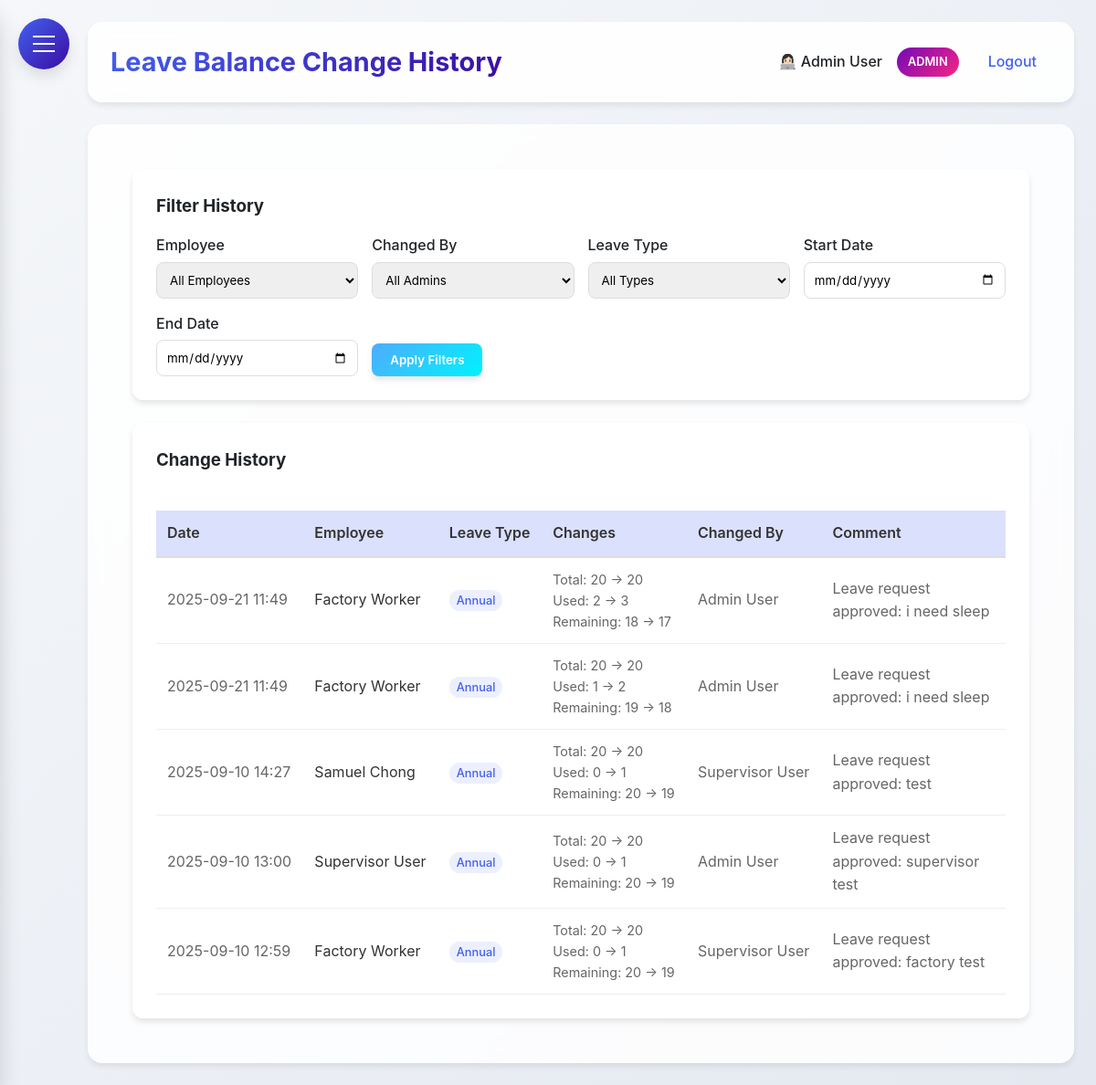
Screenshot of /leave_balance_history (signed in) with the database file from the repository.
### HerculesSystem.py (models this page shows, shortened)
class Employee(UserMixin, db.Model):
    __tablename__ = 'employee'  # Explicitly set to 'employees'
    id = db.Column(db.Integer, primary_key=True)
    username = db.Column(db.String(80), unique=True, nullable=False)
    password = db.Column(db.String(120), nullable=False)
    full_name = db.Column(db.String(120), nullable=False)
    email = db.Column(db.String(120), unique=True, nullable=False)
    nationality = db.Column(db.String(80), nullable=False)
    employee_id = db.Column(db.String(80), unique=True, nullable=False)
    hire_date = db.Column(db.Date)
    is_admin = db.Column(db.Boolean, default=False)
    user_type = db.Column(db.String(20), default='employee')
    last_clock_in = db.Column(db.DateTime)
    last_clock_out = db.Column(db.DateTime)
    last_lunch_start = db.Column(db.DateTime)
    last_lunch_end = db.Column(db.DateTime)
    date_joined = db.Column(db.Date, nullable=True)  # Date when employee joined the company
    basic_salary = db.Column(db.Numeric(10, 2), nullable=True)  # Basic salary
    leave_balances = db.relationship('LeaveBalance', back_populates='employee', lazy=True)

class LeaveBalanceHistory(db.Model):
    id = db.Column(db.Integer, primary_key=True)
    employee_id = db.Column(db.Integer, db.ForeignKey('employee.id'), nullable=False)
    admin_id = db.Column(db.Integer, db.ForeignKey('employee.id'), nullable=False)
    leave_type = db.Column(db.String(20), nullable=False)
    old_total = db.Column(db.Integer, default=0)
    new_total = db.Column(db.Integer, default=0)
    old_used = db.Column(db.Integer, default=0)
    new_used = db.Column(db.Integer, default=0)
    old_remaining = db.Column(db.Integer, default=0)
    new_remaining = db.Column(db.Integer, default=0)
    comment = db.Column(db.Text)
    created_at = db.Column(db.DateTime, default=datetime.utcnow)
    employee = db.relationship('Employee', foreign_keys=[employee_id], backref=db.backref('balance_changes', lazy=True))
    admin = db.relationship('Employee', foreign_keys=[admin_id])

### HerculesSystem.py (the view)
@app.route('/leave_balance_history')
@login_required
def leave_balance_history():
    if current_user.user_type not in ['admin', 'supervisor']:
        flash('You do not have permission to view leave balance history.', 'danger')
        return redirect(url_for('leaves'))
    employee_id = request.args.get('employee_id', '')
    admin_id = request.args.get('admin_id', '')
    leave_type = request.args.get('leave_type', '')
    start_date = request.args.get('start_date', '')
    end_date = request.args.get('end_date', '')
    query = LeaveBalanceHistory.query
    if employee_id:
        query = query.filter(LeaveBalanceHistory.employee_id == employee_id)
    if admin_id:
        query = query.filter(LeaveBalanceHistory.admin_id == admin_id)
    if leave_type:
        query = query.filter(LeaveBalanceHistory.leave_type == leave_type)
    if start_date:
        try:
            start_date_obj = datetime.strptime(start_date, '%d-%m-%y')
            query = query.filter(LeaveBalanceHistory.created_at >= start_date_obj)
        except ValueError:
            pass
    if end_date:
        try:
            end_date_obj = datetime.strptime(end_date, '%d-%m-%y')
            query = query.filter(LeaveBalanceHistory.created_at <= end_date_obj)
        except ValueError:
            pass
    history_records = query.order_by(LeaveBalanceHistory.created_at.desc()).all()
    employees = Employee.query.all()
    admins = Employee.query.filter(Employee.user_type.in_(['admin', 'supervisor'])).all()
    return render_template('leave_balance_history.html',
                         history_records=history_records,
                         employees=employees,
                         admins=admins)

### HerculesSystem.py (called while the page is built)
@app.after_request
def add_security_headers(response):
    response.headers['Permissions-Policy'] = 'geolocation=()'
    return response

@login_manager.user_loader
def load_user(user_id):
    return db.session.get(Employee, int(user_id))

@app.context_processor
def inject_now():
    return {'now': datetime.utcnow()}

@app.before_request
def before_request():
    if request.url.startswith('https://'):
        new_url = request.url.replace('https://', 'http://', 1)
        return redirect(new_url, code=301)

### templates/leave_balance_history.html (shortened to what this page needs)
{% extends "base.html" %}
{% block content %}
<div class="dashboard-container">
    <div class="glass" style="padding: 25px; border-radius: 12px; margin-bottom: 25px;">
        <h3 style="margin-bottom: 15px;">Filter History</h3>
        <form method="GET" action="{{ url_for('leave_balance_history') }}">
            <div style="display: grid; grid-template-columns: repeat(auto-fit, minmax(200px, 1fr)); gap: 15px; align-items: end;">
                <div>
                    <label style="display: block; margin-bottom: 5px; font-weight: 500;">Employee</label>
                    <select name="employee_id" style="width: 100%; padding: 10px; border-radius: 8px; border: 1px solid #ddd;">
                        <option value="">All Employees</option>
                    </select>
                </div>
                <div>
                    <label style="display: block; margin-bottom: 5px; font-weight: 500;">Changed By</label>
                    <select name="admin_id" style="width: 100%; padding: 10px; border-radius: 8px; border: 1px solid #ddd;">
                        <option value="">All Admins</option>
                    </select>
                </div>
                <div>
                    <label style="display: block; margin-bottom: 5px; font-weight: 500;">Leave Type</label>
                    <select name="leave_type" style="width: 100%; padding: 10px; border-radius: 8px; border: 1px solid #ddd;">
                        <option value="">All Types</option>
                    </select>
                </div>
                <div>
                    <label style="display: block; margin-bottom: 5px; font-weight: 500;">Start Date</label>
                    <input type="date" name="start_date" value="{{ request.args.get('start_date', '') }}" style="width: 100%; padding: 10px; border-radius: 8px; border: 1px solid #ddd;">
                </div>
                <div>
                    <label style="display: block; margin-bottom: 5px; font-weight: 500;">End Date</label>
                    <input type="date" name="end_date" value="{{ request.args.get('end_date', '') }}" style="width: 100%; padding: 10px; border-radius: 8px; border: 1px solid #ddd;">
                </div>
                <div style="display: flex; gap: 10px;">
                    <button type="submit" class="btn" style="background: linear-gradient(135deg, #4facfe 0%, #00f2fe 100%);">
                        Apply Filters
                    </button>
                </div>
            </div>
        </form>
    </div>
    <div class="glass" style="padding: 25px; border-radius: 12px;">
        <h3 style="margin-bottom: 20px;">Change History</h3>
        {% if history_records %}
        <div style="overflow-x: auto;">
            <table style="width: 100%; border-collapse: collapse;">
                <thead>
                    <tr style="background: rgba(67, 97, 238, 0.1);">
                        <th style="padding: 12px; text-align: left; border-bottom: 2px solid #ddd; font-weight: 600;">Date</th>
                        <th style="padding: 12px; text-align: left; border-bottom: 2px solid #ddd; font-weight: 600;">Employee</th>
                        <th style="padding: 12px; text-align: left; border-bottom: 2px solid #ddd; font-weight: 600;">Leave Type</th>
                        <th style="padding: 12px; text-align: left; border-bottom: 2px solid #ddd; font-weight: 600;">Changes</th>
                        <th style="padding: 12px; text-align: left; border-bottom: 2px solid #ddd; font-weight: 600;">Changed By</th>
                        <th style="padding: 12px; text-align: left; border-bottom: 2px solid #ddd; font-weight: 600;">Comment</th>
                    </tr>
                </thead>
                <tbody>
                    {% for record in history_records %}
                    <tr>
                        <td style="padding: 12px; border-bottom: 1px solid #eee; color: #666;">{{ record.created_at.strftime('%Y-%m-%d %H:%M') }}</td>
                        <td style="padding: 12px; border-bottom: 1px solid #eee; color: #333;">{{ record.employee.full_name }}</td>
                        <td style="padding: 12px; border-bottom: 1px solid #eee;">
                            <span style="
                                padding: 4px 8px;
                                border-radius: 12px;
                                font-size: 0.8rem;
                                font-weight: 500;
                                background: rgba(67, 97, 238, 0.1);
                                color: #4361ee;
                                text-transform: capitalize;
                            ">
                                {{ record.leave_type }}
                            </span>
                        </td>
                        <td style="padding: 12px; border-bottom: 1px solid #eee;">
                            <div style="font-size: 0.9rem;">
                                <div>Total: {{ record.old_total }} → {{ record.new_total }}</div>
                                <div>Used: {{ record.old_used }} → {{ record.new_used }}</div>
                                <div>Remaining: {{ record.old_remaining }} → {{ record.new_remaining }}</div>
                            </div>
                        </td>
                        <td style="padding: 12px; border-bottom: 1px solid #eee; color: #666;">{{ record.admin.full_name }}</td>
                        <td style="padding: 12px; border-bottom: 1px solid #eee; color: #666; max-width: 200px;">{{ record.comment or 'No comment' }}</td>
                    </tr>
                    {% endfor %}
                </tbody>
            </table>
        </div>
        {% else %}
        <p style="text-align: center; color: #666; padding: 40px;">No history records found.</p>
        {% endif %}
    </div>
</div>
{% endblock %}

### templates/base.html (shortened to what this page needs)
<!DOCTYPE html>
<html lang="en">
<head>
</head>
<body>
    <div class="hamburger-menu" id="hamburgerMenu">
        <span></span>
    </div>
    <div class="main-content" id="mainContent">
        <div class="header">
            <h1>{% block header %}Hercules HR{% endblock %}</h1>
            <div class="user-info">
                {% if current_user.is_authenticated %}
                <span>👩🏻‍💻 {{ current_user.full_name }}</span>
                {% if current_user.user_type == 'admin' %}
                <span class="admin-badge">ADMIN</span>
                {% endif %}
                <a href="{{ url_for('logout') }}">Logout</a>
                {% else %}
                <a href="{{ url_for('login') }}">Login</a>
                {% endif %}
            </div>
        </div>
        <div class="content">
            {% block content %}{% endblock %}
        </div>
    </div>
</body>
</html>

### templates/base.html (style rules this page uses)
:root { --primary: #4361ee; --secondary: #3a0ca3; --accent: #7209b7; --success: #4cc9f0; --danger: #f72585; --warning: #fca311; --info: #4895ef; --light: #f8f9fa; --dark: #212529; --gray: #6c757d; --gradient-primary: linear-gradient(135deg, #4361ee, #3a0ca3); --sidebar-gradient: linear-gradient(135deg, #4361ee, #3a0ca3); --gradient-accent: linear-gradient(135deg, #7209b7, #f72585); --shadow-sm: 0 4px 6px rgba(0, 0, 0, 0.07); --shadow-md: 0 8px 15px rgba(0, 0, 0, 0.1); --shadow-lg: 0 15px 25px rgba(0, 0, 0, 0.15); --border-radius: 12px; --border-radius-lg: 16px; --border-radius-xl: 20px; --sidebar-radius: 20px; --dark-bg: #1a1f35; --dark-container: #252a40; }
* { margin: 0; padding: 0; box-sizing: border-box; font-family: 'Inter', 'Segoe UI', system-ui, -apple-system, sans-serif; }
body { display: flex; min-height: 100vh; background: linear-gradient(135deg, #f5f7fa 0%, #e4e8f0 100%); color: var(--dark); line-height: 1.6; transition: background 0.3s ease, color 0.3s ease; }
.glass { background: rgba(255, 255, 255, 0.85); backdrop-filter: blur(10px); border-radius: var(--border-radius); border: 1px solid rgba(255, 255, 255, 0.2); box-shadow: var(--shadow-sm); transition: background 0.3s ease, border 0.3s ease; }
.hamburger-menu { position: fixed; top: 20px; left: 20px; z-index: 1000; cursor: pointer; background: var(--gradient-primary); border-radius: 50%; width: 56px; height: 56px; display: flex; align-items: center; justify-content: center; box-shadow: var(--shadow-md); transition: all 0.3s ease; }
.hamburger-menu span { display: block; width: 24px; height: 2px; background: #fff; position: relative; transition: all 0.3s cubic-bezier(0.4, 0, 0.2, 1); }
.hamburger-menu span:before, .hamburger-menu span:after { content: ''; position: absolute; width: 24px; height: 2px; background: #fff; transition: all 0.3s cubic-bezier(0.4, 0, 0.2, 1); }
.hamburger-menu span:before { top: -8px; }
.hamburger-menu span:after { top: 8px; }
.main-content { flex: 1; padding: 24px; margin-left: 0; transition: margin-left 0.3s cubic-bezier(0.4, 0, 0.2, 1); padding-left: 96px; }
.header { background: rgba(255, 255, 255, 0.9); backdrop-filter: blur(10px); padding: 20px 24px; border-radius: var(--border-radius-lg); box-shadow: var(--shadow-sm); display: flex; justify-content: space-between; align-items: center; margin-bottom: 24px; border: 1px solid rgba(255, 255, 255, 0.2); transition: background 0.3s ease, border 0.3s ease; }
.header h1 { font-size: 1.8rem; font-weight: 700; background: var(--gradient-primary); -webkit-background-clip: text; background-clip: text; color: transparent; }
.user-info { display: flex; align-items: center; gap: 16px; }
.user-info span { color: var(--dark); font-weight: 500; }
.user-info .admin-badge { background: var(--gradient-accent); color: white; padding: 6px 12px; border-radius: 20px; font-size: 0.8rem; font-weight: 600; }
.user-info a { color: var(--primary); text-decoration: none; font-weight: 500; transition: all 0.2s ease; padding: 8px 16px; border-radius: 8px; }
.content { background: rgba(255, 255, 255, 0.85); backdrop-filter: blur(10px); padding: 28px; border-radius: var(--border-radius-lg); box-shadow: var(--shadow-sm); border: 1px solid rgba(255, 255, 255, 0.2); transition: background 0.3s ease, border 0.3s ease; }
.btn { display: inline-block; padding: 12px 24px; border-radius: var(--border-radius); text-decoration: none; font-weight: 600; transition: all 0.3s ease; border: none; cursor: pointer; box-shadow: var(--shadow-sm); }
table { color: var(--dark); }
.content { animation: fadeIn 0.4s ease-out; }

### templates/leave_balance_history.html (style rules this page uses)
.dashboard-container { width: 100%; padding: 20px; }
.glass { background: rgba(255, 255, 255, 0.8); backdrop-filter: blur(10px); box-shadow: 0 4px 6px rgba(0, 0, 0, 0.1); }
.btn { display: inline-block; padding: 10px 20px; border-radius: 8px; text-decoration: none; font-weight: 600; transition: all 0.3s ease; color: white; box-shadow: 0 4px 6px rgba(0, 0, 0, 0.1); border: none; cursor: pointer; }
table { width: 100%; border-collapse: collapse; margin-top: 20px; }
th { background: rgba(67, 97, 238, 0.1); padding: 12px; text-align: left; border-bottom: 2px solid #ddd; font-weight: 600; color: #333; }
td { padding: 12px; border-bottom: 1px solid #eee; color: #666; }

### rows the page displays
Employee: full_name "Admin User"
LeaveBalanceHistory: created_at "2025-09-21 11:49", employee.full_name "Factory Worker", leave_type "Annual", old_total "20", new_total "20", old_used "2", new_used "3", old_remaining "18", new_remaining "17", admin.full_name "Admin User", comment "Leave request approved: i need sleep"
LeaveBalanceHistory: created_at "2025-09-21 11:49", employee.full_name "Factory Worker", leave_type "Annual", old_total "20", new_total "20", old_used "1", new_used "2", old_remaining "19", new_remaining "18", admin.full_name "Admin User", comment "Leave request approved: i need sleep"
LeaveBalanceHistory: created_at "2025-09-10 14:27", employee.full_name "Samuel Chong", leave_type "Annual", old_total "20", new_total "20", old_used "0", new_used "1", old_remaining "20", new_remaining "19", admin.full_name "Supervisor User", comment "Leave request approved: test"
LeaveBalanceHistory: created_at "2025-09-10 13:00", employee.full_name "Supervisor User", leave_type "Annual", old_total "20", new_total "20", old_used "0", new_used "1", old_remaining "20", new_remaining "19", admin.full_name "Admin User", comment "Leave request approved: supervisor test"
LeaveBalanceHistory: created_at "2025-09-10 12:59", employee.full_name "Factory Worker", leave_type "Annual", old_total "20", new_total "20", old_used "0", new_used "1", old_remaining "20", new_remaining "19", admin.full_name "Supervisor User", comment "Leave request approved: factory test"
